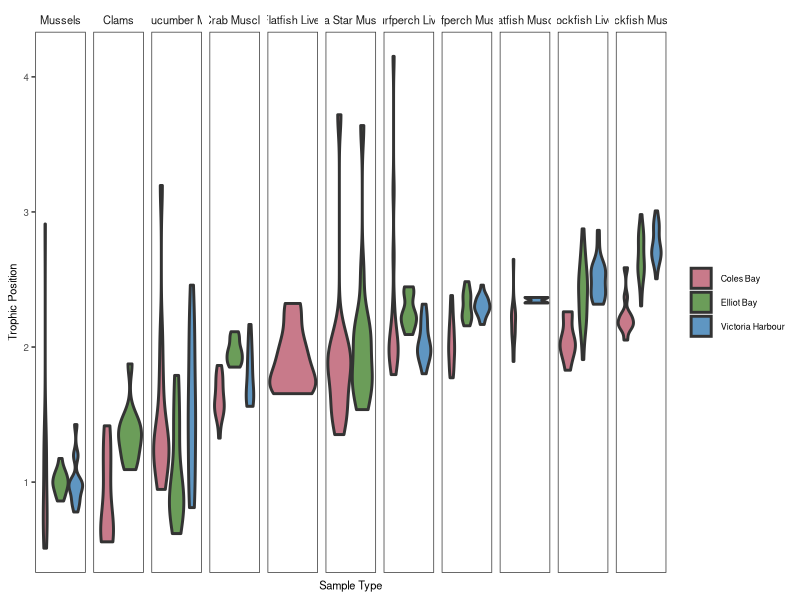
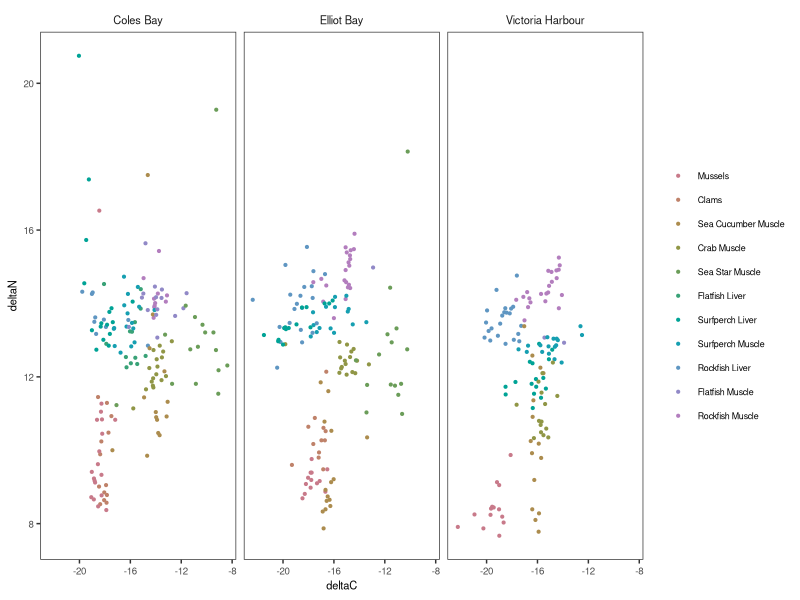

These figures' R source, in order:
##### Setup #####

## load packages
library(plyr)
library(ggplot2)
library(dplyr)
library(colorspace)

#### Process Data ####

isotopes <- read.csv('isotopes.csv', header = TRUE)

names(isotopes)

summary(isotopes)

theme1 <-
  theme_bw() +
  theme(
    text = element_text(size = 8),
    axis.text = element_text(size = 7),
    strip.background = element_blank(),
    strip.text = element_text(size = 8),
    panel.grid = element_blank(),
    legend.title = element_blank()
  )


tiff('Isotopic_Biplot.tiff',width = 14, height = 8, units = 'cm', res = 300)

ggplot(isotopes) +  # isotopic plot
  geom_point(aes(x = deltaC,
                 y = deltaN,
                 colour = reorder(sample.type, deltaN, mean)),
             size = 0.75) +
  facet_grid(.~site) +
  scale_colour_manual(values = qualitative_hcl(palette = 'Dark 2', n = 12)) +
  theme1

dev.off()

## Estimate trophic position for each individual using mussels as a baseline

baseline <-
  subset(isotopes, sample.type == 'Mussels') %>% 
  group_by(site) %>% 
  summarize(base_deltaN = mean(deltaN))

baseline

isotopes <- left_join(isotopes,
                      baseline,
                      by = 'site')

isotopes$trophic.position <-
  with(isotopes,
       ((deltaN - base_deltaN)/3.4)+1)

## Plot according to trophic position

ggplot(isotopes) +
  geom_violin(aes(x = 1,
                  y = trophic.position,
                  fill = site),
              size = 1) +
  facet_grid(. ~ reorder(sample.type, 
                              trophic.position,
                              mean)) +
  labs(x = 'Sample Type',
       y = 'Trophic Position') +
  scale_fill_manual(values = qualitative_hcl(palette = 'Dark 2', n = 3)) +
  theme1 +
  theme(axis.line.x = element_blank(),
        axis.ticks.x = element_blank(),
        axis.text.x = element_blank())
